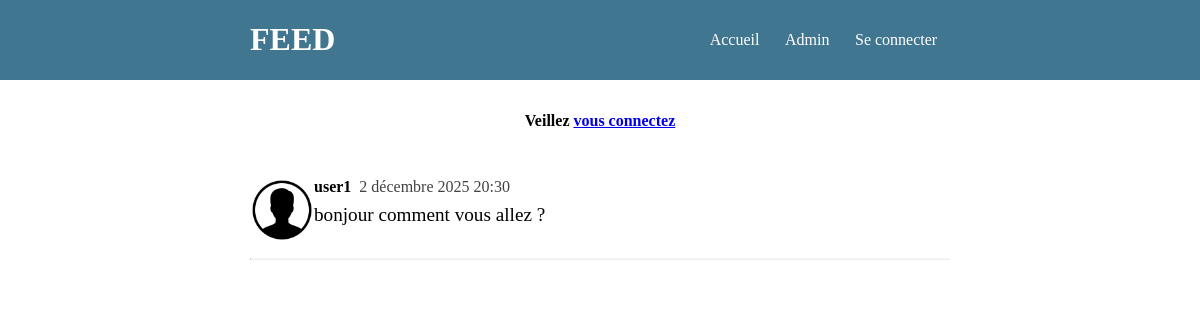
Before: / with the older database file.
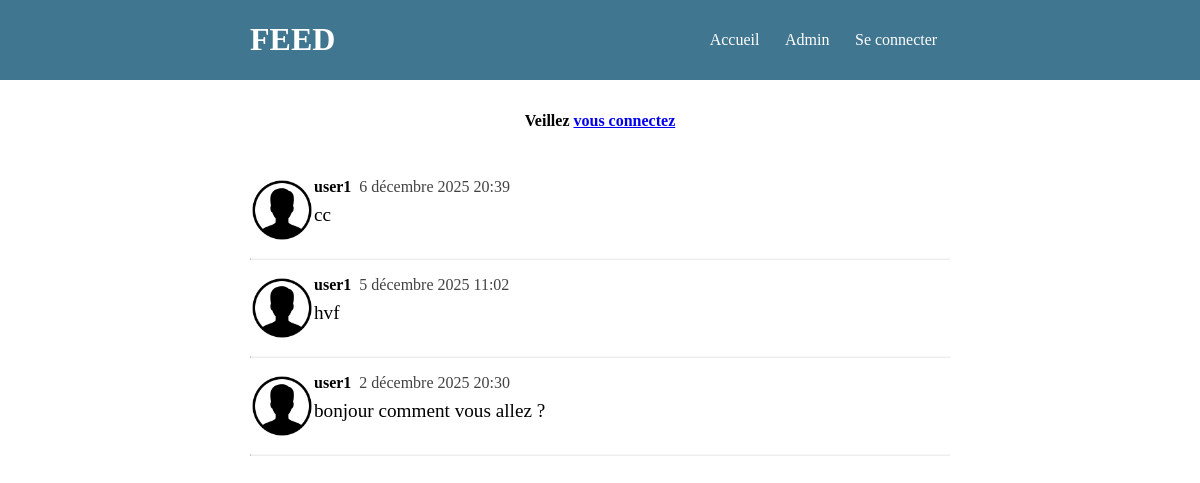
After: the same page with the newer database file.
### feed/models.py (models this page shows)
class Message(models.Model):
    content = models.CharField(max_length=280)
    created_at = models.DateTimeField(auto_now_add=True)
    user = models.ForeignKey(User, on_delete=models.CASCADE)
    reponse_to = models.ForeignKey('self', on_delete=models.PROTECT, null=True)

### feed/views.py (the view)
# urls.py: path('', views.index),
def index(request):
    if request.method == 'POST':
        content = request.POST.get('content')
        user = request.user
        Message.objects.create(content=content, user=user)
    context = {}
    context['messages'] = Message.objects.order_by('-created_at') # Ordonner les messages par heure plus recente
    return render(request, 'index.html', context=context)

### feed/templates/index.html
{% extends "base.html" %}
{% block content %}
  <div>{% include "form.html" with action="/" %}</div>
<div>
  {% for message in messages %}
  <div>{% include "message.html" with message=message %}</div>
  {% endfor %}
</div>
{% endblock content %}

### feed/templates/base.html (shortened to what this page needs)
{% load static %}
<!DOCTYPE html>
<html lang="fr">
<head>
    <link rel="stylesheet" href=" {% static "css/style.css" %} ">
</head>
<body>
<header>
    <div class="header_container">
        <h1> FEED</h1>
        <nav id="nav_bar">
            <a href="/">Accueil</a>
            <a href="/admin/">Admin</a>
            {% if request.user.is_authenticated %}
            <div class="avatar_container">
                <span> {{ request.user.username }} </span>
                <img class="user_avatar" src="{% static 'images/icons8-utilisateur-100.png'%}" alt="{{ request.user.username}}">
            </div>
            {% else %}
            <a href="/admin/login/?next=/"> Se connecter</a>
            {% endif %}
        </nav>
    </div>
</header>
    <div id="container">
    {% block content %}
    {% endblock content %}
    </div>
</body>
</html>

### feed/templates/form.html
{% if request.user.is_authenticated %}
<form action="{{ action }}" method="POST" id="form_container">
    {% csrf_token %}
    <input type="text" name="content" id="form_content">
    <input type="submit" value="Poster" id="form_button">
</form>
{% else  %}
<div id="form_unauthenticated">Veillez <a href="/admin/login/?next=/"> vous connectez</a></div>
{% endif %}

### feed/templates/message.html
{% load static %}
  <a href="/{{ message.id }}/" class="message_container">
    <img class="message_avatar" src="{% static "images/icons8-utilisateur-100.png" %}" alt="{{ request.user.username }}">
    <div >
        <div class="message-header">
            <div class="message-username">{{ message.user.username }}</div>
            <div class="message-created_at">{{ message.created_at }}</div>
        </div>
        <div class="message-content">{{ message.content }}</div>
    </div>
  </a>
  <hr />

### feed/static/css/style.css (style rules this page uses)
* { font-family: Verdana; }
body { margin: 0; }
#container { width: 700px; margin: auto; }
header { background: #417690; color: white; }
.header_container { display: flex; align-items: center; justify-content: space-between; width: 700px; margin: auto; }
#nav_bar { display: flex; align-items: center; }
#nav_bar > a { color: white; text-decoration: none; padding: 0 0.8rem; }
hr { border-top: 1px solid #84848410; margin: 0; }
.message-header { display: flex; }
.message-username { font-weight: bold; margin-right: 0.5rem; }
.message-created_at { color: #424242; }
.message-content { font-size: 1.2rem; padding: 0.5rem 0; }
.message_container { text-decoration: none; color: black; display: flex; flex: 1; padding: 1rem 0; }
.message_avatar { height: 64px; width: 64px; }
#form_unauthenticated { text-align: center; margin: 2rem 0; font-weight: bold; }

Changed rows visible on the page:
added Message: user.username "user1", created_at "6 décembre 2025 20:39", content "cc"
added Message: user.username "user1", created_at "5 décembre 2025 11:02", content "hvf"
